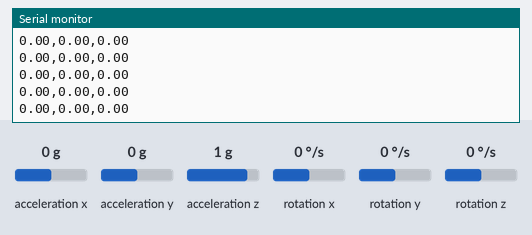
Bench run of a sketch on a simulated Arduino Uno, built with avr-gcc and run on an emulated ATmega328P. On the bench: the last lines printed to the serial monitor. Wiring (inferred from the names in the program): MPU-6050 motion sensor at I2C address 0x68. The inputs (shaded band) are chosen by the test bench; at power-on: acceleration x 0 g, acceleration z 1 g, rotation y 0 °/s, acceleration y 0 g, rotation x 0 °/s, rotation z 0 °/s.

Above: at 3.0 s.
3.1 s: acceleration x set to -1.4 g
At 3.18 s:
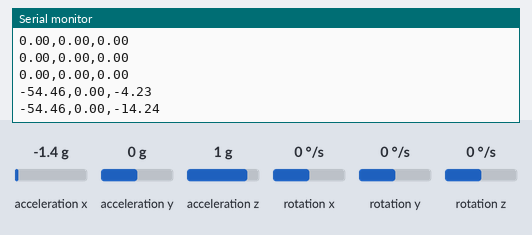
4.6 s: acceleration z set to -1.4 g
At 4.65 s:
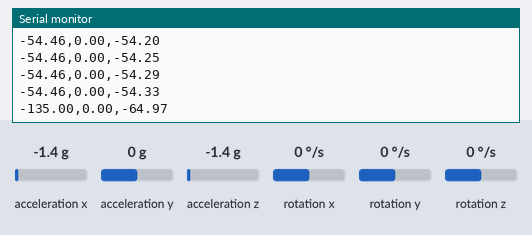
6.1 s: rotation y set to -192 °/s
At 6.11 s:
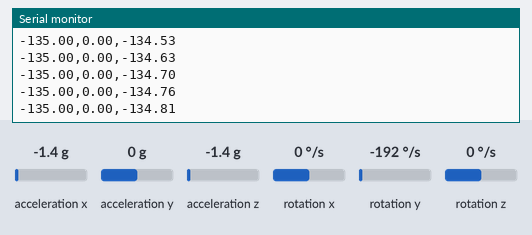
Timing chart, 0 to 9.1 s (numbered marks = the images above; inputs shaded):
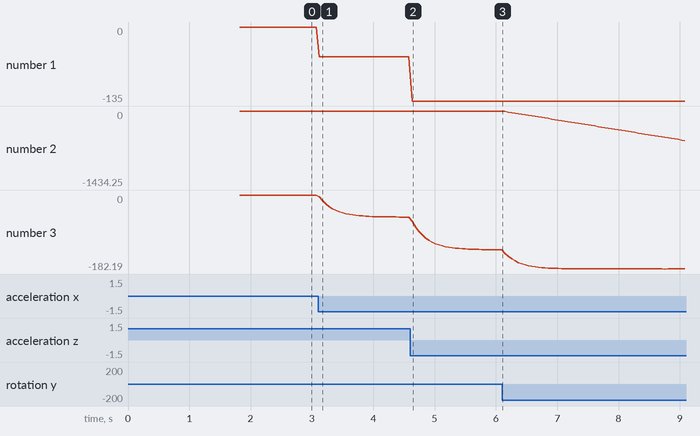

The sketch:

01_imu_angle.ino
```cpp
// Step 2: Read the IMU and print a tilt angle.
//
// Example hardware: MPU6050 over I2C (address 0x68). No library needed,
// we talk to the chip directly so you can see how it works.
//
// What to do:
//   1. Upload, then open Serial Monitor at 115200 baud.
//   2. Keep the board still for ~2 seconds while it calibrates the gyro.
//   3. Tilt the board forward and back. "angle" should change smoothly.
//   4. If the sign is backwards or the wrong axis moves, change the
//      accel angle line below (swap ax/ay, flip a sign).
//
// Columns printed: accelAngle, gyroOnlyAngle, filteredAngle (degrees)
// Try the Serial Plotter (Tools menu) to watch all three at once.
// You should see: accel is noisy, gyro drifts, filtered is smooth and stable.

#include <Wire.h>

const uint8_t MPU_ADDR = 0x68;
const float   ALPHA    = 0.98;   // trust gyro 98%, accel 2%
const float   LOOP_HZ  = 200.0;
const unsigned long LOOP_US = 1000000UL / LOOP_HZ;

float gyroBias = 0;       // deg/s measured while still
float filtered = 0;       // complementary filter output (deg)
float gyroOnly = 0;       // pure gyro integration (deg), to show drift
unsigned long lastMicros;
unsigned long lastPrint = 0;

void writeReg(uint8_t reg, uint8_t val) {
  Wire.beginTransmission(MPU_ADDR);
  Wire.write(reg);
  Wire.write(val);
  Wire.endTransmission();
}

// Reads accel X/Z and gyro Y (the axes used for pitch in this example)
void readIMU(float &ax, float &az, float &gyroY) {
  Wire.beginTransmission(MPU_ADDR);
  Wire.write(0x3B);                       // first accel register
  Wire.endTransmission(false);
  Wire.requestFrom(MPU_ADDR, (uint8_t)14);

  int16_t rawAx = (Wire.read() << 8) | Wire.read();
  Wire.read(); Wire.read();               // skip accel Y
  int16_t rawAz = (Wire.read() << 8) | Wire.read();
  Wire.read(); Wire.read();               // skip temperature
  Wire.read(); Wire.read();               // skip gyro X
  int16_t rawGy = (Wire.read() << 8) | Wire.read();
  Wire.read(); Wire.read();               // skip gyro Z

  ax    = rawAx;
  az    = rawAz;
  gyroY = rawGy / 131.0;                  // +/-250 deg/s range -> 131 LSB per deg/s
}

void setup() {
  Serial.begin(115200);
  Wire.begin();
  Wire.setClock(400000);

  writeReg(0x6B, 0x00);   // wake up (clear sleep bit)
  writeReg(0x1A, 0x03);   // digital low-pass filter ~44 Hz
  writeReg(0x1B, 0x00);   // gyro range +/-250 deg/s
  writeReg(0x1C, 0x00);   // accel range +/-2 g

  Serial.println("Calibrating gyro. Keep the board still...");
  const int N = 500;
  float sum = 0;
  for (int i = 0; i < N; i++) {
    float ax, az, gy;
    readIMU(ax, az, gy);
    sum += gy;
    delay(3);
  }
  gyroBias = sum / N;
  Serial.print("Gyro bias (deg/s): ");
  Serial.println(gyroBias);

  // Start the filter at the accelerometer's angle
  float ax, az, gy;
  readIMU(ax, az, gy);
  filtered = gyroOnly = atan2(ax, az) * 180.0 / PI;
  lastMicros = micros();
}

void loop() {
  // Run at a fixed rate
  unsigned long now = micros();
  if (now - lastMicros < LOOP_US) return;
  float dt = (now - lastMicros) / 1000000.0;
  lastMicros = now;

  float ax, az, gy;
  readIMU(ax, az, gy);
  gy -= gyroBias;

  float accelAngle = atan2(ax, az) * 180.0 / PI;   // <- change axes/sign if needed
  gyroOnly += gy * dt;
  filtered  = ALPHA * (filtered + gy * dt) + (1.0 - ALPHA) * accelAngle;

  // Print at ~20 Hz so the Serial Monitor stays readable
  if (millis() - lastPrint > 50) {
    lastPrint = millis();
    Serial.print(accelAngle);  Serial.print(',');
    Serial.print(gyroOnly);    Serial.print(',');
    Serial.println(filtered);
  }
}
```

Measured:
- after the input at 3.1 s, the serial monitor: prints a new line at once (image 1)
- after the input at 4.6 s, the serial monitor: prints a new line at once (image 2)
- plotted number 1: 0 → -54.46 after the input at 3.1 s, -54.46 → -135 after the input at 4.6 s
- plotted number 2: 0 → -1434.25 after the input at 6.1 s
- plotted number 3: 0 → -54.33 after the input at 3.1 s, -54.33 → -134.81 after the input at 4.6 s, -134.81 → -182.08 after the input at 6.1 s
